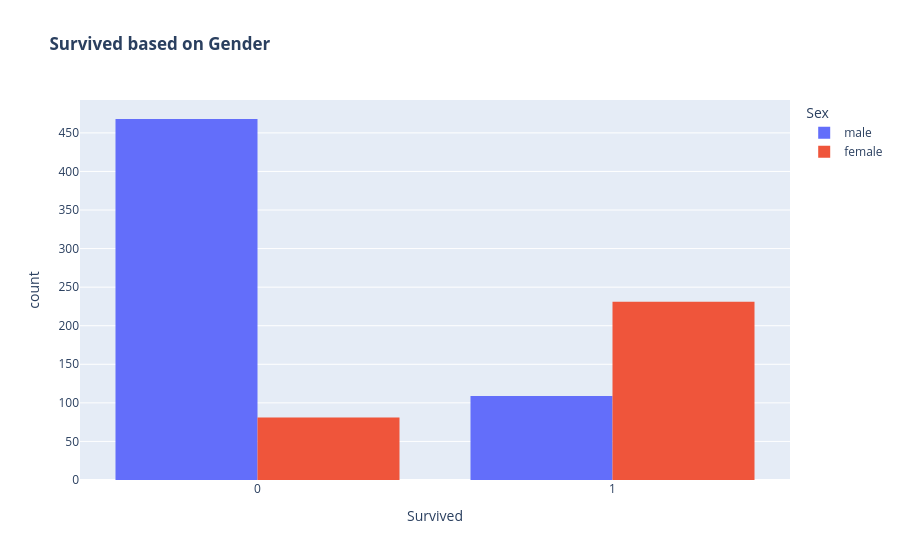

Notebook code for this chart:
### Code cell
px.histogram(df, x = "Survived", color="Sex", title="<b> Survived based on Gender</b>", barmode="group")

### Figure 1 — Plotly figure (JSON) as saved in the notebook; plotly's stock layout.template omitted (floating-point values rounded to 4 significant figures; data arrays with more than 128 entries replaced by an {"elided": "..."} marker saying what was removed)
{"data": [{"alignmentgroup": "True", "bingroup": "x", "hovertemplate": "Sex=male<br>Survived=%{x}<br>count=%{y}<extra></extra>", "legendgroup": "male", "marker": {"color": "#636efa", "pattern": {"shape": ""}}, "name": "male", "offsetgroup": "male", "orientation": "v", "showlegend": true, "type": "histogram", "x": {"elided": "577 int values"}, "xaxis": "x", "yaxis": "y"}, {"alignmentgroup": "True", "bingroup": "x", "hovertemplate": "Sex=female<br>Survived=%{x}<br>count=%{y}<extra></extra>", "legendgroup": "female", "marker": {"color": "#EF553B", "pattern": {"shape": ""}}, "name": "female", "offsetgroup": "female", "orientation": "v", "showlegend": true, "type": "histogram", "x": {"elided": "312 int values"}, "xaxis": "x", "yaxis": "y"}], "layout": {"barmode": "group", "legend": {"title": {"text": "Sex"}, "tracegroupgap": 0}, "title": {"text": "<b> Survived based on Gender</b>"}, "xaxis": {"anchor": "y", "domain": [0, 1], "title": {"text": "Survived"}}, "yaxis": {"anchor": "x", "domain": [0, 1], "title": {"text": "count"}}}}
